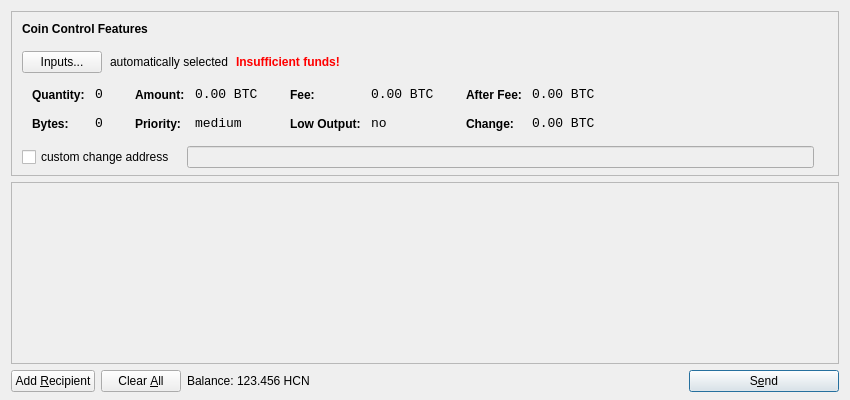
<?xml version="1.0" encoding="UTF-8"?>
<ui version="4.0">
 <class>SendCoinsDialog</class>
 <widget class="QDialog" name="SendCoinsDialog">
  <property name="geometry">
   <rect>
    <x>0</x>
    <y>0</y>
    <width>850</width>
    <height>400</height>
   </rect>
  </property>
  <property name="windowTitle">
   <string>Send Coins</string>
  </property>
  <layout class="QVBoxLayout" name="verticalLayout" stretch="0,1,0">
   <property name="bottomMargin">
    <number>8</number>
   </property>
   <item>
    <widget class="QFrame" name="frameCoinControl">
     <property name="sizePolicy">
      <sizepolicy hsizetype="Expanding" vsizetype="Expanding">
       <horstretch>0</horstretch>
       <verstretch>0</verstretch>
      </sizepolicy>
     </property>
     <property name="maximumSize">
      <size>
       <width>16777215</width>
       <height>16777215</height>
      </size>
     </property>
     <property name="frameShape">
      <enum>QFrame::StyledPanel</enum>
     </property>
     <property name="frameShadow">
      <enum>QFrame::Sunken</enum>
     </property>
     <layout class="QVBoxLayout" name="verticalLayoutCoinControl2">
      <property name="spacing">
       <number>-1</number>
      </property>
      <property name="leftMargin">
       <number>0</number>
      </property>
      <property name="topMargin">
       <number>0</number>
      </property>
      <property name="rightMargin">
       <number>0</number>
      </property>
      <property name="bottomMargin">
       <number>6</number>
      </property>
      <item>
       <layout class="QVBoxLayout" name="verticalLayoutCoinControl" stretch="0,0,0,0,1">
        <property name="spacing">
         <number>0</number>
        </property>
        <property name="leftMargin">
         <number>10</number>
        </property>
        <property name="topMargin">
         <number>10</number>
        </property>
        <item>
         <layout class="QHBoxLayout" name="horizontalLayoutCoinControl1">
          <property name="bottomMargin">
           <number>15</number>
          </property>
          <item>
           <widget class="QLabel" name="labelCoinControlFeatures">
            <property name="sizePolicy">
             <sizepolicy hsizetype="Preferred" vsizetype="Maximum">
              <horstretch>0</horstretch>
              <verstretch>0</verstretch>
             </sizepolicy>
            </property>
            <property name="font">
             <font>
              <weight>75</weight>
              <bold>true</bold>
             </font>
            </property>
            <property name="styleSheet">
             <string notr="true">font-weight:bold;</string>
            </property>
            <property name="text">
             <string>Coin Control Features</string>
            </property>
           </widget>
          </item>
         </layout>
        </item>
        <item>
         <layout class="QHBoxLayout" name="horizontalLayoutCoinControl2" stretch="0,0,0,0">
          <property name="spacing">
           <number>8</number>
          </property>
          <property name="bottomMargin">
           <number>10</number>
          </property>
          <item>
           <widget class="QPushButton" name="pushButtonCoinControl">
            <property name="styleSheet">
             <string notr="true"/>
            </property>
            <property name="text">
             <string>Inputs...</string>
            </property>
           </widget>
          </item>
          <item>
           <widget class="QLabel" name="labelCoinControlAutomaticallySelected">
            <property name="text">
             <string>automatically selected</string>
            </property>
            <property name="margin">
             <number>5</number>
            </property>
           </widget>
          </item>
          <item>
           <widget class="QLabel" name="labelCoinControlInsuffFunds">
            <property name="font">
             <font>
              <weight>75</weight>
              <bold>true</bold>
             </font>
            </property>
            <property name="styleSheet">
             <string notr="true">color:red;font-weight:bold;</string>
            </property>
            <property name="text">
             <string>Insufficient funds!</string>
            </property>
            <property name="margin">
             <number>5</number>
            </property>
           </widget>
          </item>
          <item>
           <spacer name="horizontalSpacerCoinControl">
            <property name="orientation">
             <enum>Qt::Horizontal</enum>
            </property>
            <property name="sizeHint" stdset="0">
             <size>
              <width>40</width>
              <height>1</height>
             </size>
            </property>
           </spacer>
          </item>
         </layout>
        </item>
        <item>
         <widget class="QWidget" name="widgetCoinControl" native="true">
          <property name="sizePolicy">
           <sizepolicy hsizetype="Preferred" vsizetype="Preferred">
            <horstretch>0</horstretch>
            <verstretch>0</verstretch>
           </sizepolicy>
          </property>
          <property name="minimumSize">
           <size>
            <width>0</width>
            <height>0</height>
           </size>
          </property>
          <property name="styleSheet">
           <string notr="true"/>
          </property>
          <layout class="QHBoxLayout" name="horizontalLayoutCoinControl5">
           <property name="margin">
            <number>0</number>
           </property>
           <item>
            <layout class="QHBoxLayout" name="horizontalLayoutCoinControl3" stretch="0,0,0,1">
             <property name="spacing">
              <number>20</number>
             </property>
             <property name="topMargin">
              <number>0</number>
             </property>
             <property name="bottomMargin">
              <number>10</number>
             </property>
             <item>
              <layout class="QFormLayout" name="formLayoutCoinControl1">
               <property name="horizontalSpacing">
                <number>10</number>
               </property>
               <property name="verticalSpacing">
                <number>14</number>
               </property>
               <property name="leftMargin">
                <number>10</number>
               </property>
               <property name="topMargin">
                <number>4</number>
               </property>
               <property name="rightMargin">
                <number>6</number>
               </property>
               <item row="0" column="0">
                <widget class="QLabel" name="labelCoinControlQuantityText">
                 <property name="styleSheet">
                  <string notr="true">font-weight:bold;</string>
                 </property>
                 <property name="text">
                  <string>Quantity:</string>
                 </property>
                 <property name="margin">
                  <number>0</number>
                 </property>
                </widget>
               </item>
               <item row="0" column="1">
                <widget class="QLabel" name="labelCoinControlQuantity">
                 <property name="font">
                  <font>
                   <family>Monospace</family>
                   <pointsize>10</pointsize>
                  </font>
                 </property>
                 <property name="cursor">
                  <cursorShape>IBeamCursor</cursorShape>
                 </property>
                 <property name="contextMenuPolicy">
                  <enum>Qt::ActionsContextMenu</enum>
                 </property>
                 <property name="text">
                  <string notr="true">0</string>
                 </property>
                 <property name="margin">
                  <number>0</number>
                 </property>
                 <property name="textInteractionFlags">
                  <set>Qt::LinksAccessibleByMouse|Qt::TextSelectableByKeyboard|Qt::TextSelectableByMouse</set>
                 </property>
                </widget>
               </item>
               <item row="1" column="0">
                <widget class="QLabel" name="labelCoinControlBytesText">
                 <property name="styleSheet">
                  <string notr="true">font-weight:bold;</string>
                 </property>
                 <property name="text">
                  <string>Bytes:</string>
                 </property>
                </widget>
               </item>
               <item row="1" column="1">
                <widget class="QLabel" name="labelCoinControlBytes">
                 <property name="font">
                  <font>
                   <family>Monospace</family>
                   <pointsize>10</pointsize>
                  </font>
                 </property>
                 <property name="cursor">
                  <cursorShape>IBeamCursor</cursorShape>
                 </property>
                 <property name="contextMenuPolicy">
                  <enum>Qt::ActionsContextMenu</enum>
                 </property>
                 <property name="text">
                  <string notr="true">0</string>
                 </property>
                 <property name="textInteractionFlags">
                  <set>Qt::LinksAccessibleByMouse|Qt::TextSelectableByKeyboard|Qt::TextSelectableByMouse</set>
                 </property>
                </widget>
               </item>
              </layout>
             </item>
             <item>
              <layout class="QFormLayout" name="formLayoutCoinControl2">
               <property name="horizontalSpacing">
                <number>10</number>
               </property>
               <property name="verticalSpacing">
                <number>14</number>
               </property>
               <property name="leftMargin">
                <number>6</number>
               </property>
               <property name="topMargin">
                <number>4</number>
               </property>
               <property name="rightMargin">
                <number>6</number>
               </property>
               <item row="0" column="0">
                <widget class="QLabel" name="labelCoinControlAmountText">
                 <property name="styleSheet">
                  <string notr="true">font-weight:bold;</string>
                 </property>
                 <property name="text">
                  <string>Amount:</string>
                 </property>
                 <property name="margin">
                  <number>0</number>
                 </property>
                </widget>
               </item>
               <item row="0" column="1">
                <widget class="QLabel" name="labelCoinControlAmount">
                 <property name="font">
                  <font>
                   <family>Monospace</family>
                   <pointsize>10</pointsize>
                  </font>
                 </property>
                 <property name="cursor">
                  <cursorShape>IBeamCursor</cursorShape>
                 </property>
                 <property name="contextMenuPolicy">
                  <enum>Qt::ActionsContextMenu</enum>
                 </property>
                 <property name="text">
                  <string notr="true">0.00 BTC</string>
                 </property>
                 <property name="textInteractionFlags">
                  <set>Qt::LinksAccessibleByMouse|Qt::TextSelectableByKeyboard|Qt::TextSelectableByMouse</set>
                 </property>
                </widget>
               </item>
               <item row="1" column="0">
                <widget class="QLabel" name="labelCoinControlPriorityText">
                 <property name="styleSheet">
                  <string notr="true">font-weight:bold;</string>
                 </property>
                 <property name="text">
                  <string>Priority:</string>
                 </property>
                </widget>
               </item>
               <item row="1" column="1">
                <widget class="QLabel" name="labelCoinControlPriority">
                 <property name="font">
                  <font>
                   <family>Monospace</family>
                   <pointsize>10</pointsize>
                  </font>
                 </property>
                 <property name="cursor">
                  <cursorShape>IBeamCursor</cursorShape>
                 </property>
                 <property name="contextMenuPolicy">
                  <enum>Qt::ActionsContextMenu</enum>
                 </property>
                 <property name="text">
                  <string>medium</string>
                 </property>
                 <property name="textInteractionFlags">
                  <set>Qt::LinksAccessibleByMouse|Qt::TextSelectableByKeyboard|Qt::TextSelectableByMouse</set>
                 </property>
                </widget>
               </item>
              </layout>
             </item>
             <item>
              <layout class="QFormLayout" name="formLayoutCoinControl3">
               <property name="horizontalSpacing">
                <number>10</number>
               </property>
               <property name="verticalSpacing">
                <number>14</number>
               </property>
               <property name="leftMargin">
                <number>6</number>
               </property>
               <property name="topMargin">
                <number>4</number>
               </property>
               <property name="rightMargin">
                <number>6</number>
               </property>
               <item row="0" column="0">
                <widget class="QLabel" name="labelCoinControlFeeText">
                 <property name="styleSheet">
                  <string notr="true">font-weight:bold;</string>
                 </property>
                 <property name="text">
                  <string>Fee:</string>
                 </property>
                 <property name="margin">
                  <number>0</number>
                 </property>
                </widget>
               </item>
               <item row="0" column="1">
                <widget class="QLabel" name="labelCoinControlFee">
                 <property name="font">
                  <font>
                   <family>Monospace</family>
                   <pointsize>10</pointsize>
                  </font>
                 </property>
                 <property name="cursor">
                  <cursorShape>IBeamCursor</cursorShape>
                 </property>
                 <property name="contextMenuPolicy">
                  <enum>Qt::ActionsContextMenu</enum>
                 </property>
                 <property name="text">
                  <string notr="true">0.00 BTC</string>
                 </property>
                 <property name="textInteractionFlags">
                  <set>Qt::LinksAccessibleByMouse|Qt::TextSelectableByKeyboard|Qt::TextSelectableByMouse</set>
                 </property>
                </widget>
               </item>
               <item row="1" column="0">
                <widget class="QLabel" name="labelCoinControlLowOutputText">
                 <property name="styleSheet">
                  <string notr="true">font-weight:bold;</string>
                 </property>
                 <property name="text">
                  <string>Low Output:</string>
                 </property>
                </widget>
               </item>
               <item row="1" column="1">
                <widget class="QLabel" name="labelCoinControlLowOutput">
                 <property name="font">
                  <font>
                   <family>Monospace</family>
                   <pointsize>10</pointsize>
                  </font>
                 </property>
                 <property name="cursor">
                  <cursorShape>IBeamCursor</cursorShape>
                 </property>
                 <property name="contextMenuPolicy">
                  <enum>Qt::ActionsContextMenu</enum>
                 </property>
                 <property name="text">
                  <string>no</string>
                 </property>
                 <property name="textInteractionFlags">
                  <set>Qt::LinksAccessibleByMouse|Qt::TextSelectableByKeyboard|Qt::TextSelectableByMouse</set>
                 </property>
                </widget>
               </item>
              </layout>
             </item>
             <item>
              <layout class="QFormLayout" name="formLayoutCoinControl4">
               <property name="horizontalSpacing">
                <number>10</number>
               </property>
               <property name="verticalSpacing">
                <number>14</number>
               </property>
               <property name="leftMargin">
                <number>6</number>
               </property>
               <property name="topMargin">
                <number>4</number>
               </property>
               <property name="rightMargin">
                <number>6</number>
               </property>
               <item row="0" column="0">
                <widget class="QLabel" name="labelCoinControlAfterFeeText">
                 <property name="styleSheet">
                  <string notr="true">font-weight:bold;</string>
                 </property>
                 <property name="text">
                  <string>After Fee:</string>
                 </property>
                 <property name="margin">
                  <number>0</number>
                 </property>
                </widget>
               </item>
               <item row="0" column="1">
                <widget class="QLabel" name="labelCoinControlAfterFee">
                 <property name="font">
                  <font>
                   <family>Monospace</family>
                   <pointsize>10</pointsize>
                  </font>
                 </property>
                 <property name="cursor">
                  <cursorShape>IBeamCursor</cursorShape>
                 </property>
                 <property name="contextMenuPolicy">
                  <enum>Qt::ActionsContextMenu</enum>
                 </property>
                 <property name="text">
                  <string notr="true">0.00 BTC</string>
                 </property>
                 <property name="textInteractionFlags">
                  <set>Qt::LinksAccessibleByMouse|Qt::TextSelectableByKeyboard|Qt::TextSelectableByMouse</set>
                 </property>
                </widget>
               </item>
               <item row="1" column="0">
                <widget class="QLabel" name="labelCoinControlChangeText">
                 <property name="styleSheet">
                  <string notr="true">font-weight:bold;</string>
                 </property>
                 <property name="text">
                  <string>Change:</string>
                 </property>
                </widget>
               </item>
               <item row="1" column="1">
                <widget class="QLabel" name="labelCoinControlChange">
                 <property name="font">
                  <font>
                   <family>Monospace</family>
                   <pointsize>10</pointsize>
                  </font>
                 </property>
                 <property name="cursor">
                  <cursorShape>IBeamCursor</cursorShape>
                 </property>
                 <property name="contextMenuPolicy">
                  <enum>Qt::ActionsContextMenu</enum>
                 </property>
                 <property name="text">
                  <string notr="true">0.00 BTC</string>
                 </property>
                 <property name="textInteractionFlags">
                  <set>Qt::LinksAccessibleByMouse|Qt::TextSelectableByKeyboard|Qt::TextSelectableByMouse</set>
                 </property>
                </widget>
               </item>
              </layout>
             </item>
            </layout>
           </item>
          </layout>
         </widget>
        </item>
        <item>
         <layout class="QHBoxLayout" name="horizontalLayoutCoinControl4" stretch="0,0,0">
          <property name="spacing">
           <number>12</number>
          </property>
          <property name="sizeConstraint">
           <enum>QLayout::SetDefaultConstraint</enum>
          </property>
          <property name="topMargin">
           <number>5</number>
          </property>
          <property name="rightMargin">
           <number>5</number>
          </property>
          <item>
           <widget class="QCheckBox" name="checkBoxCoinControlChange">
            <property name="text">
             <string>custom change address</string>
            </property>
           </widget>
          </item>
          <item>
           <widget class="QLineEdit" name="lineEditCoinControlChange">
            <property name="enabled">
             <bool>false</bool>
            </property>
            <property name="sizePolicy">
             <sizepolicy hsizetype="Expanding" vsizetype="Fixed">
              <horstretch>0</horstretch>
              <verstretch>0</verstretch>
             </sizepolicy>
            </property>
           </widget>
          </item>
          <item>
           <widget class="QLabel" name="labelCoinControlChangeLabel">
            <property name="sizePolicy">
             <sizepolicy hsizetype="Preferred" vsizetype="Expanding">
              <horstretch>0</horstretch>
              <verstretch>0</verstretch>
             </sizepolicy>
            </property>
            <property name="minimumSize">
             <size>
              <width>0</width>
              <height>0</height>
             </size>
            </property>
            <property name="text">
             <string/>
            </property>
            <property name="margin">
             <number>3</number>
            </property>
           </widget>
          </item>
         </layout>
        </item>
        <item>
         <spacer name="verticalSpacerCoinControl">
          <property name="orientation">
           <enum>Qt::Vertical</enum>
          </property>
          <property name="sizeHint" stdset="0">
           <size>
            <width>800</width>
            <height>1</height>
           </size>
          </property>
         </spacer>
        </item>
       </layout>
      </item>
     </layout>
    </widget>
   </item>
   <item>
    <widget class="QScrollArea" name="scrollArea">
     <property name="widgetResizable">
      <bool>true</bool>
     </property>
     <widget class="QWidget" name="scrollAreaWidgetContents">
      <property name="geometry">
       <rect>
        <x>0</x>
        <y>0</y>
        <width>830</width>
        <height>165</height>
       </rect>
      </property>
      <layout class="QVBoxLayout" name="verticalLayout_2">
       <property name="margin">
        <number>0</number>
       </property>
       <item>
        <layout class="QVBoxLayout" name="entries">
         <property name="spacing">
          <number>6</number>
         </property>
        </layout>
       </item>
       <item>
        <spacer name="verticalSpacer">
         <property name="orientation">
          <enum>Qt::Vertical</enum>
         </property>
         <property name="sizeHint" stdset="0">
          <size>
           <width>20</width>
           <height>40</height>
          </size>
         </property>
        </spacer>
       </item>
      </layout>
     </widget>
    </widget>
   </item>
   <item>
    <layout class="QHBoxLayout" name="horizontalLayout">
     <item>
      <widget class="QPushButton" name="addButton">
       <property name="toolTip">
        <string>Send to multiple recipients at once</string>
       </property>
       <property name="text">
        <string>Add &amp;Recipient</string>
       </property>
       <property name="icon">
        <iconset resource="../bitcoin.qrc">
         <normaloff>:/icons/add</normaloff>:/icons/add</iconset>
       </property>
       <property name="autoDefault">
        <bool>false</bool>
       </property>
      </widget>
     </item>
     <item>
      <widget class="QPushButton" name="clearButton">
       <property name="sizePolicy">
        <sizepolicy hsizetype="Minimum" vsizetype="Fixed">
         <horstretch>0</horstretch>
         <verstretch>0</verstretch>
        </sizepolicy>
       </property>
       <property name="toolTip">
        <string>Remove all transaction fields</string>
       </property>
       <property name="text">
        <string>Clear &amp;All</string>
       </property>
       <property name="icon">
        <iconset resource="../bitcoin.qrc">
         <normaloff>:/icons/remove</normaloff>:/icons/remove</iconset>
       </property>
       <property name="autoRepeatDelay">
        <number>300</number>
       </property>
       <property name="autoDefault">
        <bool>false</bool>
       </property>
      </widget>
     </item>
     <item>
      <layout class="QHBoxLayout" name="horizontalLayout_2">
       <property name="spacing">
        <number>3</number>
       </property>
       <item>
        <widget class="QLabel" name="label">
         <property name="text">
          <string>Balance:</string>
         </property>
        </widget>
       </item>
       <item>
        <widget class="QLabel" name="labelBalance">
         <property name="cursor">
          <cursorShape>IBeamCursor</cursorShape>
         </property>
         <property name="text">
          <string>123.456 HCN</string>
         </property>
         <property name="textInteractionFlags">
          <set>Qt::LinksAccessibleByMouse|Qt::TextSelectableByKeyboard|Qt::TextSelectableByMouse</set>
         </property>
        </widget>
       </item>
      </layout>
     </item>
     <item>
      <spacer name="horizontalSpacer">
       <property name="orientation">
        <enum>Qt::Horizontal</enum>
       </property>
       <property name="sizeHint" stdset="0">
        <size>
         <width>40</width>
         <height>20</height>
        </size>
       </property>
      </spacer>
     </item>
     <item>
      <widget class="QPushButton" name="sendButton">
       <property name="minimumSize">
        <size>
         <width>150</width>
         <height>0</height>
        </size>
       </property>
       <property name="toolTip">
        <string>Confirm the send action</string>
       </property>
       <property name="text">
        <string>S&amp;end</string>
       </property>
       <property name="icon">
        <iconset resource="../bitcoin.qrc">
         <normaloff>:/icons/send</normaloff>:/icons/send</iconset>
       </property>
       <property name="default">
        <bool>true</bool>
       </property>
      </widget>
     </item>
    </layout>
   </item>
  </layout>
 </widget>
 <resources>
  <include location="../bitcoin.qrc"/>
 </resources>
 <connections/>
</ui>
